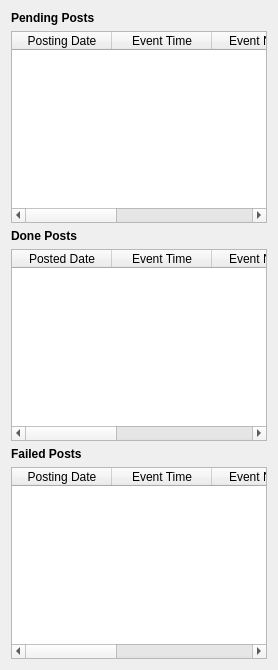
      <widget class="QWidget" name="tab_6">
       <attribute name="title">
        <string>Posts Status</string>
       </attribute>
       <layout class="QVBoxLayout" name="verticalLayout_20">
        <item>
         <layout class="QFormLayout" name="formLayout_7">
          <property name="labelAlignment">
           <set>Qt::AlignLeading|Qt::AlignLeft|Qt::AlignVCenter</set>
          </property>
          <item row="0" column="0">
           <widget class="QLabel" name="label_32">
            <property name="font">
             <font>
              <pointsize>9</pointsize>
              <weight>75</weight>
              <bold>true</bold>
             </font>
            </property>
            <property name="text">
             <string>Pending Posts</string>
            </property>
            <property name="textFormat">
             <enum>Qt::AutoText</enum>
            </property>
            <property name="scaledContents">
             <bool>false</bool>
            </property>
           </widget>
          </item>
          <item row="2" column="0">
           <widget class="QLabel" name="label_33">
            <property name="font">
             <font>
              <pointsize>9</pointsize>
              <weight>75</weight>
              <bold>true</bold>
             </font>
            </property>
            <property name="text">
             <string>Done Posts</string>
            </property>
            <property name="textFormat">
             <enum>Qt::AutoText</enum>
            </property>
            <property name="scaledContents">
             <bool>false</bool>
            </property>
           </widget>
          </item>
          <item row="4" column="0">
           <widget class="QLabel" name="label_34">
            <property name="font">
             <font>
              <pointsize>9</pointsize>
              <weight>75</weight>
              <bold>true</bold>
             </font>
            </property>
            <property name="text">
             <string>Failed Posts</string>
            </property>
            <property name="textFormat">
             <enum>Qt::AutoText</enum>
            </property>
            <property name="scaledContents">
             <bool>false</bool>
            </property>
           </widget>
          </item>
          <item row="1" column="0" colspan="2">
           <widget class="QTableWidget" name="pending_posts_table">
            <column>
             <property name="text">
              <string>Posting Date</string>
             </property>
            </column>
            <column>
             <property name="text">
              <string>Event Time</string>
             </property>
            </column>
            <column>
             <property name="text">
              <string>Event Name</string>
             </property>
            </column>
            <column>
             <property name="text">
              <string>Preview</string>
             </property>
            </column>
            <column>
             <property name="text">
              <string>Post Destination</string>
             </property>
            </column>
           </widget>
          </item>
          <item row="3" column="0" colspan="2">
           <widget class="QTableWidget" name="done_posts_table">
            <column>
             <property name="text">
              <string>Posted Date</string>
             </property>
            </column>
            <column>
             <property name="text">
              <string>Event Time</string>
             </property>
            </column>
            <column>
             <property name="text">
              <string>Event Name</string>
             </property>
            </column>
            <column>
             <property name="text">
              <string>Preview</string>
             </property>
            </column>
            <column>
             <property name="text">
              <string>Post Destination</string>
             </property>
            </column>
           </widget>
          </item>
          <item row="5" column="0" colspan="2">
           <widget class="QTableWidget" name="failed_posts_table">
            <column>
             <property name="text">
              <string>Posting Date</string>
             </property>
            </column>
            <column>
             <property name="text">
              <string>Event Time</string>
             </property>
            </column>
            <column>
             <property name="text">
              <string>Event Name</string>
             </property>
            </column>
            <column>
             <property name="text">
              <string>Preview</string>
             </property>
            </column>
            <column>
             <property name="text">
              <string>Post Destination</string>
             </property>
            </column>
           </widget>
          </item>
         </layout>
        </item>
       </layout>
      </widget>
